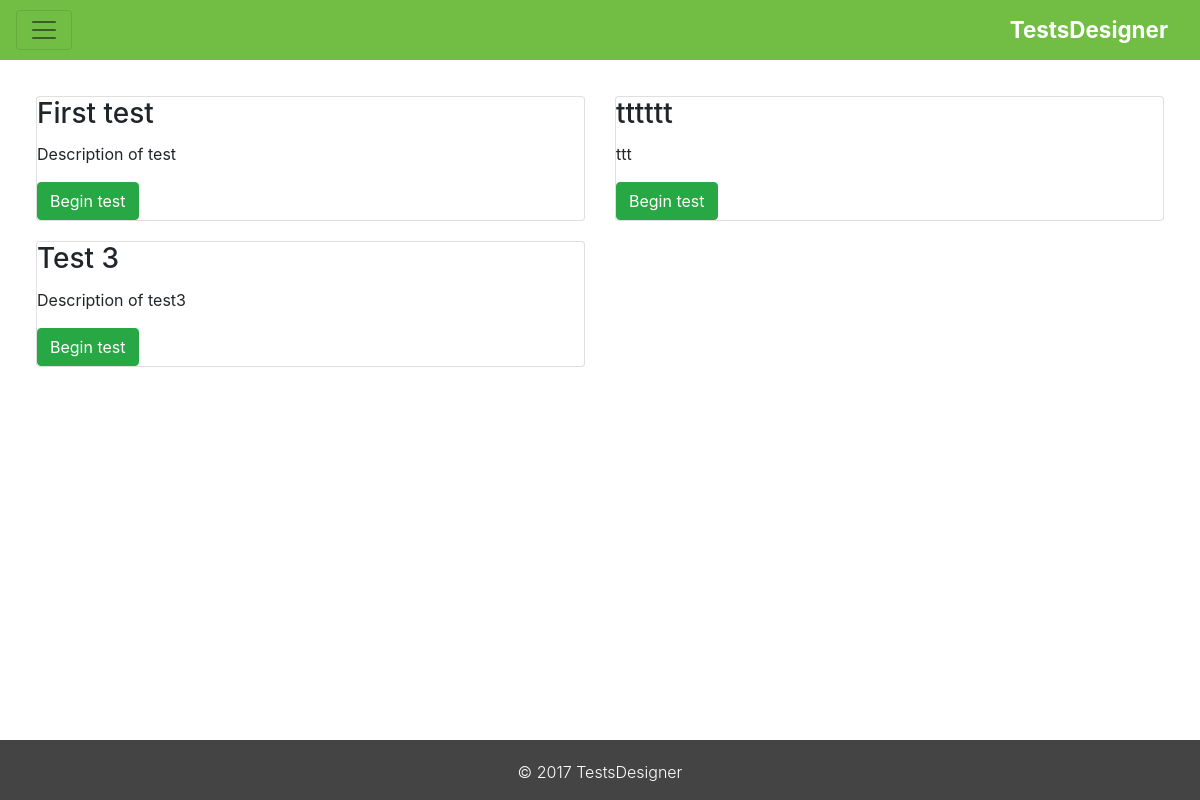
The app's page /test-list (signed in) with its own data.
### model.py (models this page shows, shortened)
class Test(Model):
    name = CharField(unique=True)
    description = CharField()
    user = ForeignKeyField(User, related_name='tests')
    class Meta:
        database = db

### application.py (the view)
@app.route('/test-list')
def testsList():
	tests = Test.select()
	return render_template('testsList.html', tests=tests)

### templates/testsList.html (shortened to what this page needs)
{% extends "layout.html" %} {% block title%} | Test list {% endblock %} {% block content %}
<div class="container-fluid about-page">
    <div class="row">
        {% for test in tests %}
        <div class="col-sm-6 test-card">
            <div class="card">
                <div class="card-block">
                    <h3 class="card-title">{{test.name}}</h3>
                    <p class="card-text">{{test.description}}</p>
                    {% if session.user_id%}
                    <a href="/test/{{test.name}}?q=1" class="btn btn-success">Begin test</a> {% endif %}
                </div>
            </div>
        </div>
        {% endfor %}
    </div>
</div>
{% endblock %}

### static/styles.css (style rules this page uses)
.about-page { padding: 3%; }
.test-card { margin-bottom: 20px; }

### records on screen
Test: name "First test", description "Description of test"
Test: name "tttttt", description "ttt"
Test: name "Test 3", description "Description of test3"
